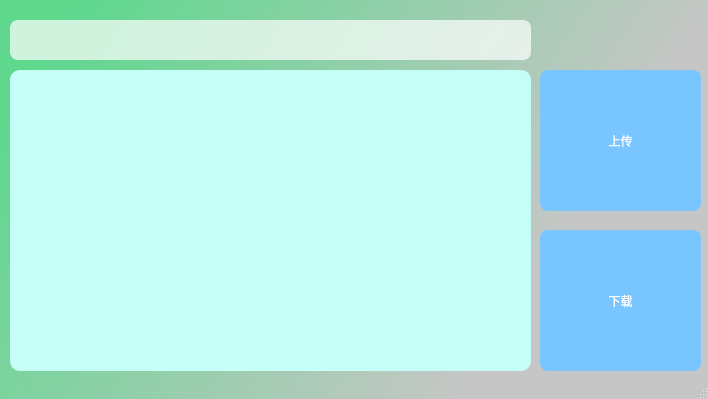
<?xml version="1.0" encoding="UTF-8"?>
<ui version="4.0">
 <class>IconDisplayerWidget</class>
 <widget class="QMainWindow" name="IconDisplayerWidget">
  <property name="geometry">
   <rect>
    <x>0</x>
    <y>0</y>
    <width>708</width>
    <height>399</height>
   </rect>
  </property>
  <property name="minimumSize">
   <size>
    <width>708</width>
    <height>399</height>
   </size>
  </property>
  <property name="maximumSize">
   <size>
    <width>708</width>
    <height>399</height>
   </size>
  </property>
  <property name="windowTitle">
   <string>加密云存储系统</string>
  </property>
  <property name="styleSheet">
   <string notr="true">QMainWindow{
background:qlineargradient(spread:pad, x1:0, y1:0, x2:0.988636, y2:0.369, stop:0.102273 rgba(95, 216, 142, 255), stop:0.909091 rgba(198, 198, 198, 255));
}</string>
  </property>
  <widget class="QWidget" name="centralwidget">
   <widget class="QListWidget" name="iconPlayerWidget">
    <property name="geometry">
     <rect>
      <x>10</x>
      <y>70</y>
      <width>521</width>
      <height>301</height>
     </rect>
    </property>
    <property name="styleSheet">
     <string notr="true">QListWidget{
background:rgb(197, 254, 246);
border-radius:10px;
}</string>
    </property>
    <property name="movement">
     <enum>QListView::Static</enum>
    </property>
    <property name="resizeMode">
     <enum>QListView::Fixed</enum>
    </property>
    <property name="viewMode">
     <enum>QListView::IconMode</enum>
    </property>
    <property name="uniformItemSizes">
     <bool>false</bool>
    </property>
   </widget>
   <widget class="QPushButton" name="downLoadButton">
    <property name="geometry">
     <rect>
      <x>540</x>
      <y>230</y>
      <width>161</width>
      <height>141</height>
     </rect>
    </property>
    <property name="focusPolicy">
     <enum>Qt::ClickFocus</enum>
    </property>
    <property name="styleSheet">
     <string notr="true">QPushButton{
border-width:2px;
border-radius:8px;
border-color:rgba(119, 196, 255);
background:rgb(121, 197, 255);
color:rgb(255, 255, 255);
}
QPushButton::hover{
border-width:2px;
border-radius:8px;
border-color:rgba(119, 196, 255);
background:rgba(170, 255, 127,0.93);
color:rgb(255, 255, 255);
}</string>
    </property>
    <property name="text">
     <string>下载</string>
    </property>
   </widget>
   <widget class="QPushButton" name="uploadButton">
    <property name="geometry">
     <rect>
      <x>540</x>
      <y>70</y>
      <width>161</width>
      <height>141</height>
     </rect>
    </property>
    <property name="focusPolicy">
     <enum>Qt::ClickFocus</enum>
    </property>
    <property name="styleSheet">
     <string notr="true">QPushButton{
border-width:2px;
border-radius:8px;
border-color:rgba(119, 196, 255);
background:rgb(121, 197, 255);
color:rgb(255, 255, 255);
}
QPushButton::hover{
border-width:2px;
border-radius:8px;
border-color:rgba(119, 196, 255);
background:rgba(170, 255, 127,0.93);
color:rgb(255, 255, 255);
}</string>
    </property>
    <property name="text">
     <string>上传</string>
    </property>
   </widget>
   <widget class="QLineEdit" name="searchLineEdit">
    <property name="geometry">
     <rect>
      <x>10</x>
      <y>20</y>
      <width>521</width>
      <height>40</height>
     </rect>
    </property>
    <property name="styleSheet">
     <string notr="true">QLineEdit{
background:rgba(255,255,255,0.7);
border-width:1px;
border-color:rgb(222, 221, 239);
border-radius:8px;
padding:0px;
margin:0px;
}</string>
    </property>
    <property name="text">
     <string/>
    </property>
   </widget>
   <widget class="QLabel" name="label">
    <property name="geometry">
     <rect>
      <x>540</x>
      <y>0</y>
      <width>161</width>
      <height>71</height>
     </rect>
    </property>
    <property name="text">
     <string/>
    </property>
    <property name="pixmap">
     <pixmap>C:/Users/Administrator/Pictures/openstakc.png</pixmap>
    </property>
   </widget>
  </widget>
  <widget class="QMenuBar" name="menubar">
   <property name="geometry">
    <rect>
     <x>0</x>
     <y>0</y>
     <width>708</width>
     <height>23</height>
    </rect>
   </property>
  </widget>
  <widget class="QStatusBar" name="statusbar"/>
 </widget>
 <resources/>
 <connections/>
</ui>
